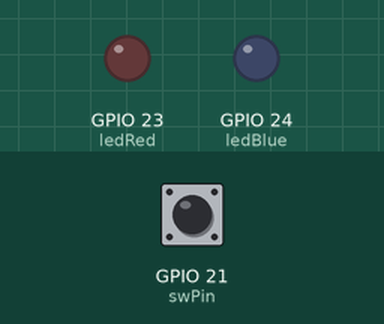
The program below on a simulated Raspberry Pi (BCM pin numbers). Parts: output pins drawn as LEDs (lit = HIGH). Dashed ring = blinking. The inputs (shaded band) are chosen by the test bench; at power-on: GPIO 21 (swPin) HIGH.

Above: at 1.2 s.
1.3 s: GPIO 21 (swPin) pulled LOW for 0.15 s
At 1.85 s:
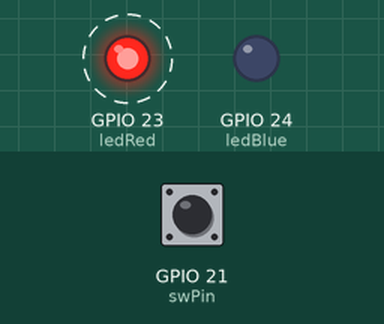
At 2.35 s:
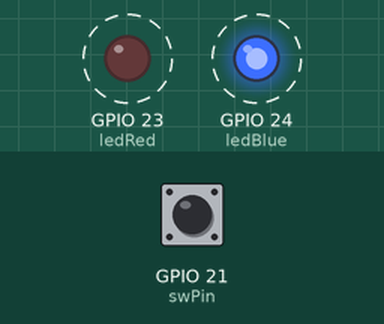
4.3 s: GPIO 21 (swPin) pulled LOW for 3.2 s
Timing chart, 0 to 15.0 s (numbered marks = the images above; inputs shaded):
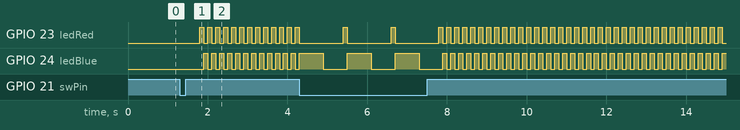

Measured:
- after the input at 1.3 s, GPIO 23 (ledRed): alternates HIGH for 0.10 s and LOW for 0.10 s, starting after 0.50 s; GPIO 24 (ledBlue): alternates HIGH for 0.10 s and LOW for 0.10 s, starting after 0.60 s

The program:

main3-2.py
```python
from gpiozero import Button
from gpiozero import LED
from time import sleep

ledRed = LED(23)
ledBlue = LED(24)
swPin = Button(21)

swState = 0

try:
    while 1:
        swValue = swPin.is_pressed
        if swValue == True:
            if swState == 0:
                swState = 1
            else:
                swState = 0
            sleep(0.5)

        if swState == 1:
            ledRed.on()
            ledBlue.off()
            sleep(0.1)
            ledRed.off()
            ledBlue.on()
            sleep(0.1)
        else:
            ledRed.off()
            ledBlue.off()

except KeyboardInterrupt:
    pass

ledRed.off()
ledBlue.off()
```
